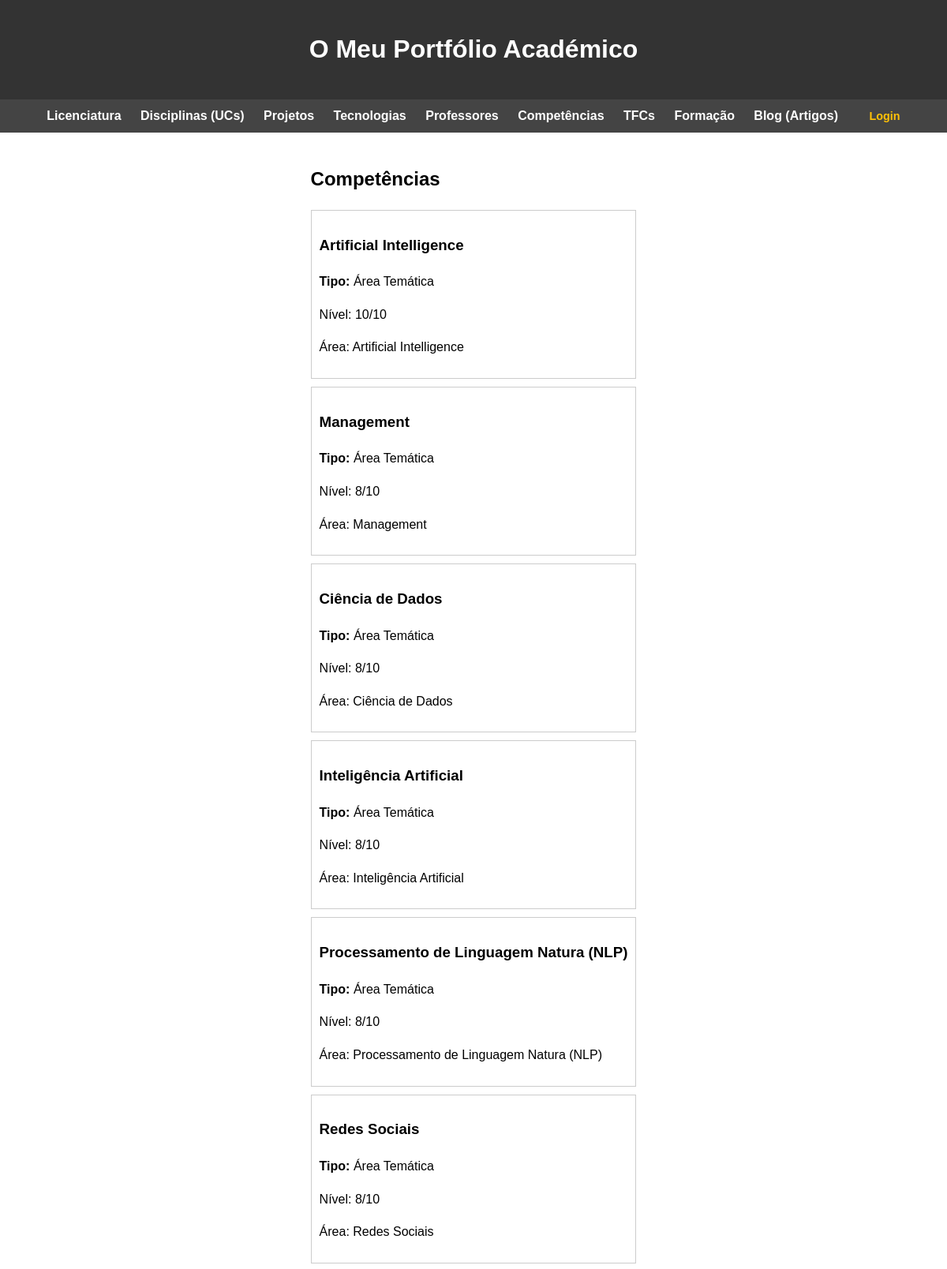
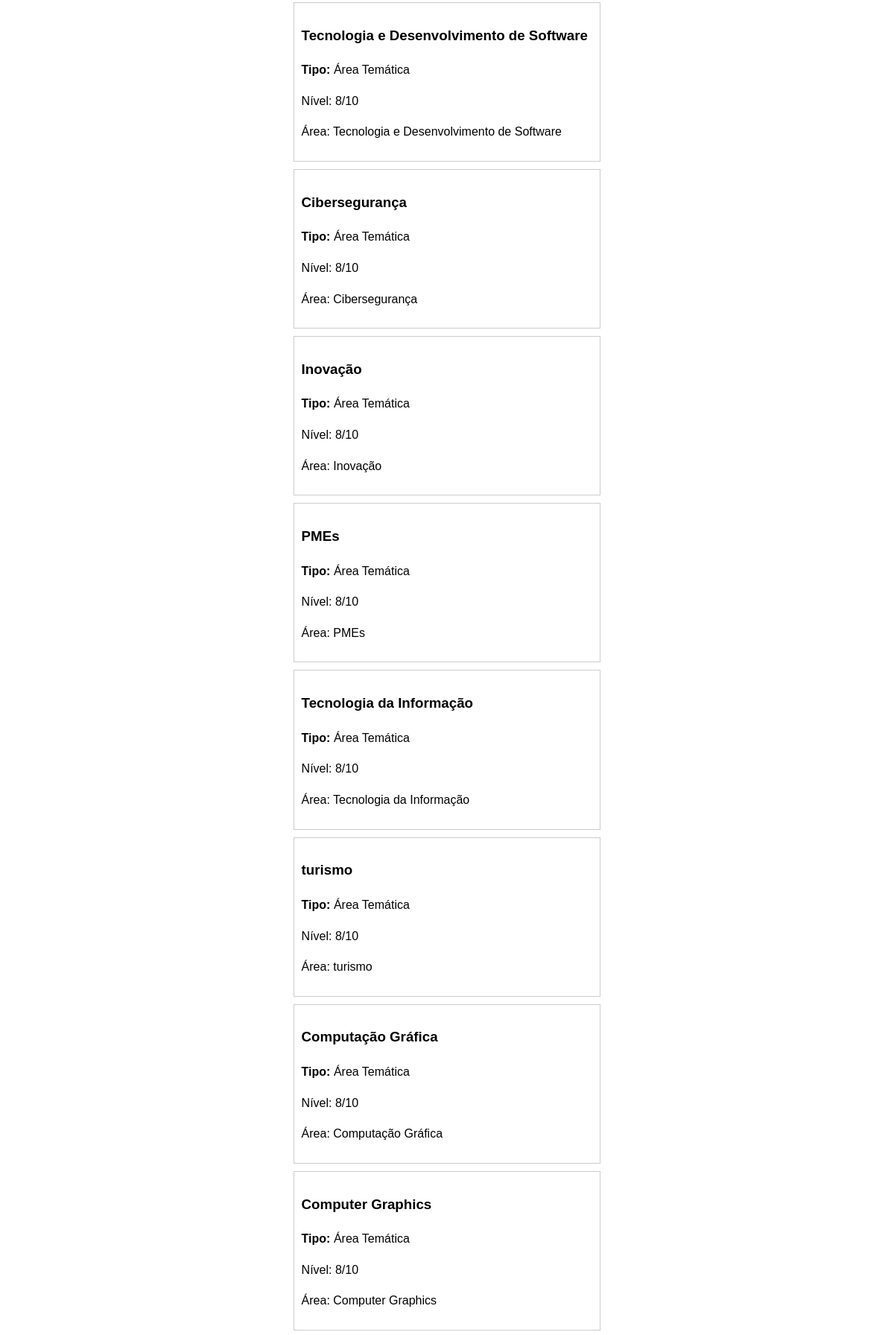
Screenshot of /portfolio/competencias/ (upper part) with the database file from the repository (2 pictures, top to bottom).
### portfolio/models.py (models this page shows, shortened)
class Competencia(models.Model):
    nome = models.CharField(max_length=100)
    tipo = models.CharField(max_length=100)
    nivel = models.IntegerField(
        validators=[MinValueValidator(0), MaxValueValidator(10)]
    )
    descricao = models.CharField(max_length=200)

### portfolio/views.py (the view)
# urls.py: path('competencias/', views.competencias_view, name='competencias'),
def competencias_view(request):
    return render(request, 'portfolio/competencias.html', {
        'competencias': Competencia.objects.all()
    })

### portfolio/templates/portfolio/competencias.html (shortened to what this page needs)
{% extends "portfolio/base.html" %}
{% block content %}
<h2>Competências</h2>
<section>
    {% for competencia in competencias %}
    <article style="border: 1px solid #ccc; padding: 10px; margin-bottom: 10px;">
        <h3>{{ competencia.nome }}</h3>
        <p><strong>Tipo:</strong> {{ competencia.tipo }}</p>
        <p>Nível: {{ competencia.nivel }}/10</p>
        <p>{{ competencia.descricao }}</p>
    </article>
    {% endfor %}
</section>
{% endblock %}

### portfolio/templates/portfolio/base.html (style rules this page uses)
body { font-family: Arial, sans-serif; line-height: 1.6; margin: 0; padding: 0; display: flex; flex-direction: column; min-height: 100vh; }

### rows the page displays
Competencia: nome "Artificial Intelligence", tipo "Área Temática", nivel "10", descricao "Área: Artificial Intelligence"
Competencia: nome "Management", tipo "Área Temática", nivel "8", descricao "Área: Management"
Competencia: nome "Ciência de Dados", tipo "Área Temática", nivel "8", descricao "Área: Ciência de Dados"
Competencia: nome "Inteligência Artificial", tipo "Área Temática", nivel "8", descricao "Área: Inteligência Artificial"
Competencia: nome "Processamento de Linguagem Natura (NLP)", tipo "Área Temática", nivel "8", descricao "Área: Processamento de Linguagem Natura (NLP)"
Competencia: nome "Redes Sociais", tipo "Área Temática", nivel "8", descricao "Área: Redes Sociais"
Competencia: nome "Tecnologia e Desenvolvimento de Software", tipo "Área Temática", nivel "8", descricao "Área: Tecnologia e Desenvolvimento de Software"
Competencia: nome "Cibersegurança", tipo "Área Temática", nivel "8", descricao "Área: Cibersegurança"
Competencia: nome "Inovação", tipo "Área Temática", nivel "8", descricao "Área: Inovação"
Competencia: nome "PMEs", tipo "Área Temática", nivel "8", descricao "Área: PMEs"
Competencia: nome "Tecnologia da Informação", tipo "Área Temática", nivel "8", descricao "Área: Tecnologia da Informação"
Competencia: nome "turismo", tipo "Área Temática", nivel "8", descricao "Área: turismo"
Competencia: nome "Computação Gráfica", tipo "Área Temática", nivel "8", descricao "Área: Computação Gráfica"
Competencia: nome "Computer Graphics", tipo "Área Temática", nivel "8", descricao "Área: Computer Graphics"
